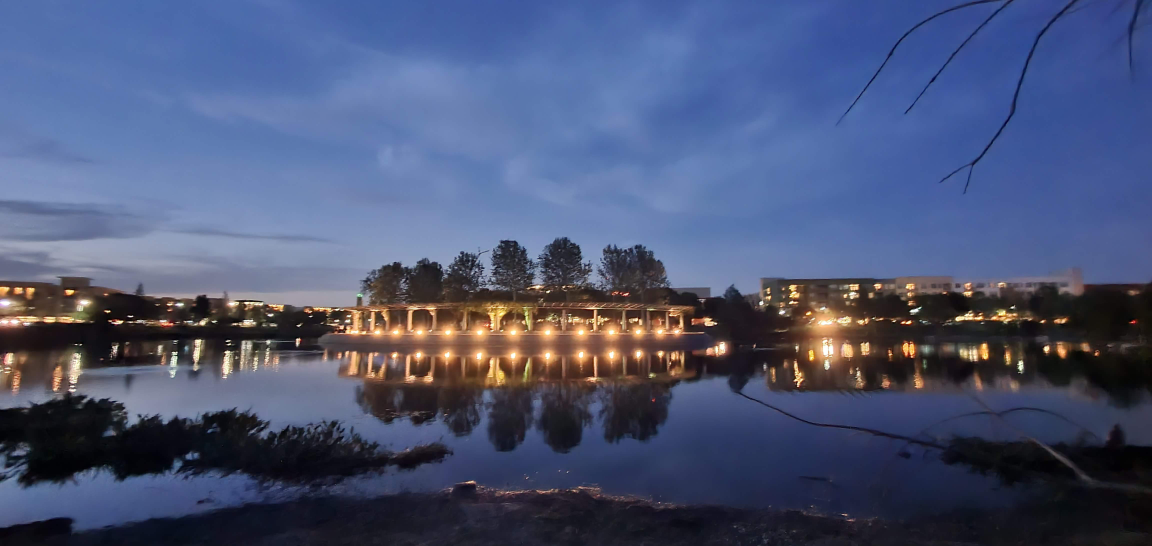
#> input picture test_images/0008.png, 4608 x 2184 px (shown at 1/4 size); its folder holds only this picture in this run
$ python get_brisque_features.py
#> lines starting #> are read from the running program, lines starting #| are printed output that depends on the picture
### python/utils.py
import numpy as np
import math
from scipy.special import gamma
import scipy
import scipy.ndimage


# [12 lines left out: function paired_product, not called in this run]


def gen_gauss_window(lw, sigma):
    sd = np.float32(sigma)
    lw = int(lw)
    weights = [0.0] * (2 * lw + 1)
    weights[lw] = 1.0
    sum = 1.0
    sd *= sd
    for ii in range(1, lw + 1):
        tmp = np.exp(-0.5 * np.float32(ii * ii) / sd)
        weights[lw + ii] = tmp
        weights[lw - ii] = tmp
        sum += 2.0 * tmp
    for ii in range(2 * lw + 1):
        weights[ii] /= sum
    return weights


# [11 lines left out: function estimateggdparam, not called in this run]


def compute_image_mscn_transform(image, C=1, avg_window=None, extend_mode='constant'):
    if avg_window is None:
        avg_window = gen_gauss_window(3, 7.0/6.0)
    assert len(np.shape(image)) == 2
    h, w = np.shape(image)
    mu_image = np.zeros((h, w), dtype=np.float32)
    var_image = np.zeros((h, w), dtype=np.float32)
    image = np.array(image).astype('float32')
    scipy.ndimage.correlate1d(image, avg_window, 0, mu_image, mode=extend_mode)
    scipy.ndimage.correlate1d(mu_image, avg_window, 1, mu_image, mode=extend_mode)
    scipy.ndimage.correlate1d(image**2, avg_window, 0, var_image, mode=extend_mode)
    scipy.ndimage.correlate1d(var_image, avg_window, 1, var_image, mode=extend_mode)
    var_image = np.sqrt(np.abs(var_image - mu_image**2))
    return (image - mu_image)/(var_image + C)


# [67 lines left out: functions extract_subband_feats, aggd_features, not called in this run]

### python/get_brisque_features.py
from utils import compute_image_mscn_transform, extract_subband_feats

import numpy as np
import cv2
import glob

# Matlab Interpolation Implementation in Python
from imresize import imresize


def brisque(image):
    y_mscn = compute_image_mscn_transform(image)
    half_scale = imresize(image, scalar_scale = 0.5, method = 'bicubic')
    y_half_mscn = compute_image_mscn_transform(half_scale)
    feats_full = extract_subband_feats(y_mscn)
    feats_half = extract_subband_feats(y_half_mscn)
    return np.concatenate((feats_full, feats_half))


files = sorted(glob.glob("../test_images/*.png"))
for file in files:
    img = cv2.imread(file)
#> img is the input picture: shape (2184, 4608, 3); mean B, G, R 117.7, 85.2, 75.3
    img = cv2.cvtColor(img, cv2.COLOR_BGR2GRAY)
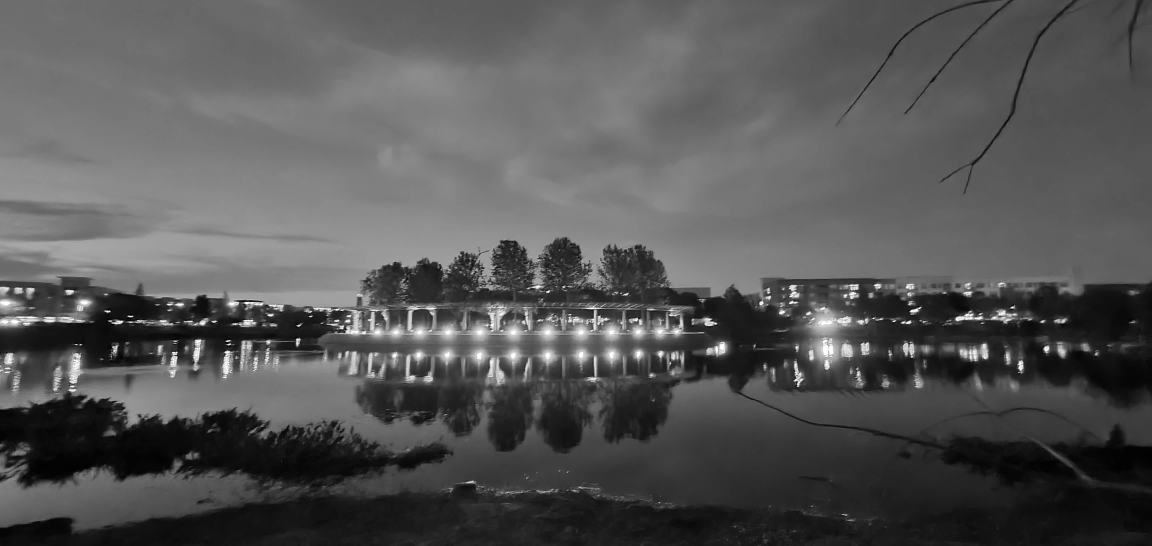
#> img: shape (2184, 4608) (shown at 1/4 size); min 0, max 255, mean 86
    img = img.astype(np.float64)
    feats = brisque(img)
#> in compute_image_mscn_transform, `scipy.ndimage.correlate1d(var_image, avg_window, 1, var_image, mode=ex..`:
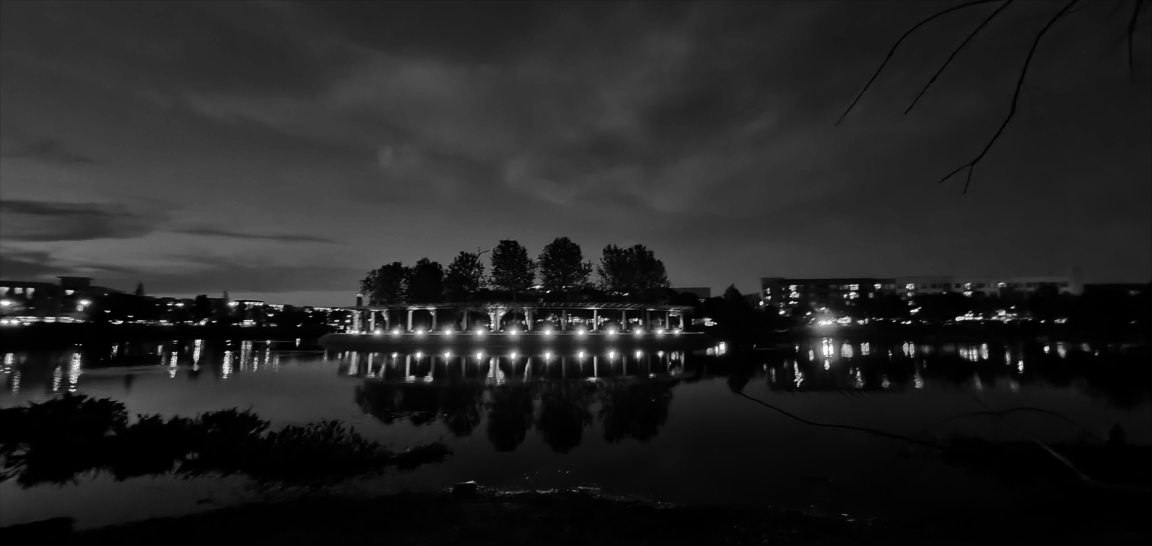
#> var_image: shape (2184, 4608) float32 (shown at 1/4 size); min 0, max 65025, mean 9296.4; drawn with min black and max white
#> in compute_image_mscn_transform, `return (image - mu_image)/(var_image + C)`:
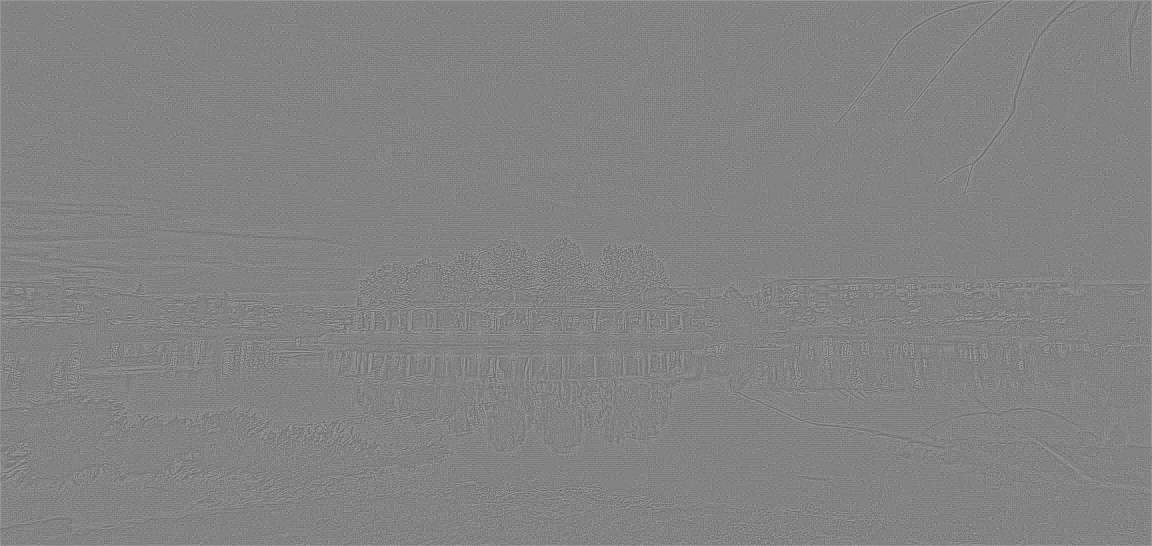
#> returned value: shape (2184, 4608) float32 (shown at 1/4 size); min -1.96, max 1.83, mean -2.55e-05; drawn with min black and max white
#> (the run stopped early here; a loop or call above may not have finished)

$ run again, on test_images/0009.png
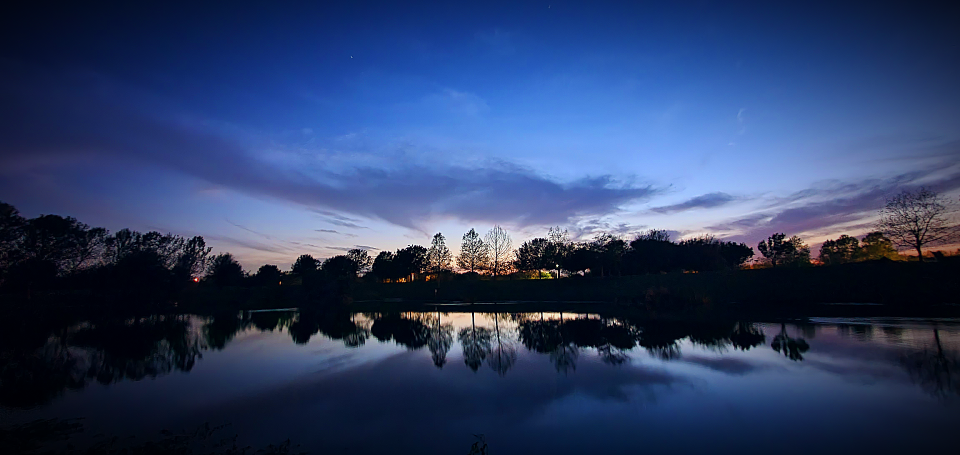
#> input picture test_images/0009.png, 1920 x 910 px (shown at 1/2 size)
#> img is the input picture: shape (910, 1920, 3); mean B, G, R 102.9, 62.9, 45.2
#> in compute_image_mscn_transform, `scipy.ndimage.correlate1d(var_image, avg_window, 1, var_image, mode=ex..`:
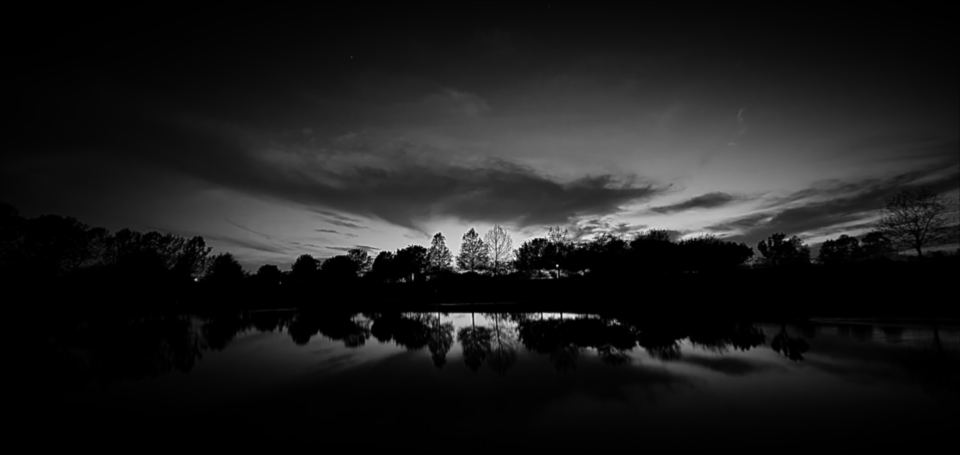
#> var_image: shape (910, 1920) float32 (shown at 1/2 size); min 0.0313, max 59279.9, mean 6683.3; drawn with min black and max white
#> in compute_image_mscn_transform, `return (image - mu_image)/(var_image + C)`:
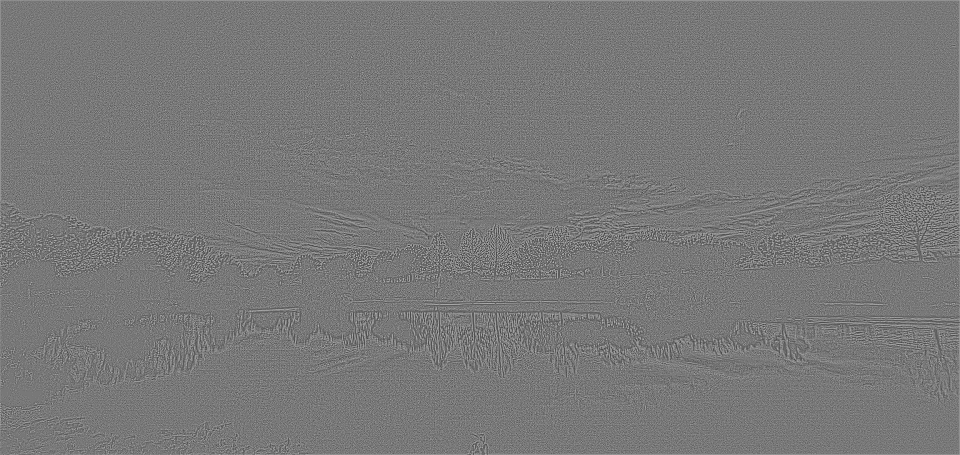
#> returned value: shape (910, 1920) float32 (shown at 1/2 size); min -2.09, max 2.32, mean 8.58e-05; drawn with min black and max white
